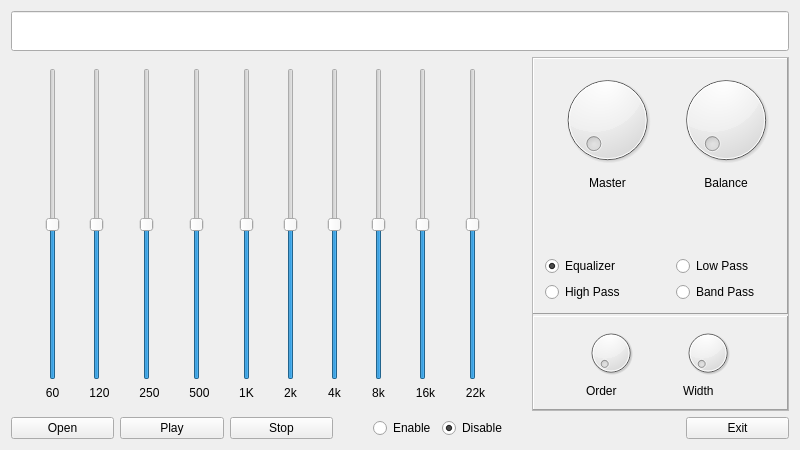
<?xml version="1.0" encoding="UTF-8"?>
<ui version="4.0">
 <class>MainWindow</class>
 <widget class="QMainWindow" name="MainWindow">
  <property name="geometry">
   <rect>
    <x>0</x>
    <y>0</y>
    <width>800</width>
    <height>450</height>
   </rect>
  </property>
  <property name="minimumSize">
   <size>
    <width>800</width>
    <height>450</height>
   </size>
  </property>
  <property name="maximumSize">
   <size>
    <width>800</width>
    <height>450</height>
   </size>
  </property>
  <property name="windowTitle">
   <string>MainWindow</string>
  </property>
  <widget class="QWidget" name="centralWidget">
   <property name="sizePolicy">
    <sizepolicy hsizetype="Preferred" vsizetype="Preferred">
     <horstretch>0</horstretch>
     <verstretch>0</verstretch>
    </sizepolicy>
   </property>
   <layout class="QGridLayout" name="gridLayout">
    <item row="0" column="0">
     <widget class="QLineEdit" name="LineNowPlaying">
      <property name="sizePolicy">
       <sizepolicy hsizetype="Expanding" vsizetype="Fixed">
        <horstretch>0</horstretch>
        <verstretch>0</verstretch>
       </sizepolicy>
      </property>
      <property name="minimumSize">
       <size>
        <width>0</width>
        <height>40</height>
       </size>
      </property>
      <property name="font">
       <font>
        <pointsize>15</pointsize>
       </font>
      </property>
      <property name="alignment">
       <set>Qt::AlignCenter</set>
      </property>
      <property name="readOnly">
       <bool>true</bool>
      </property>
     </widget>
    </item>
    <item row="1" column="0">
     <layout class="QHBoxLayout" name="horizontalLayout_2" stretch="4,2">
      <item>
       <widget class="QStackedWidget" name="StackedWidget">
        <property name="currentIndex">
         <number>0</number>
        </property>
        <widget class="QWidget" name="page">
         <layout class="QGridLayout" name="gridLayout_2">
          <item row="0" column="7">
           <widget class="QSlider" name="SliderGain7">
            <property name="maximum">
             <number>200</number>
            </property>
            <property name="value">
             <number>100</number>
            </property>
            <property name="orientation">
             <enum>Qt::Vertical</enum>
            </property>
           </widget>
          </item>
          <item row="0" column="8">
           <widget class="QSlider" name="SliderGain8">
            <property name="maximum">
             <number>200</number>
            </property>
            <property name="value">
             <number>100</number>
            </property>
            <property name="orientation">
             <enum>Qt::Vertical</enum>
            </property>
           </widget>
          </item>
          <item row="0" column="9">
           <widget class="QSlider" name="SliderGain9">
            <property name="maximum">
             <number>200</number>
            </property>
            <property name="value">
             <number>100</number>
            </property>
            <property name="orientation">
             <enum>Qt::Vertical</enum>
            </property>
           </widget>
          </item>
          <item row="1" column="0">
           <widget class="QLabel" name="label_3">
            <property name="text">
             <string>60</string>
            </property>
            <property name="alignment">
             <set>Qt::AlignCenter</set>
            </property>
           </widget>
          </item>
          <item row="1" column="1">
           <widget class="QLabel" name="label_4">
            <property name="text">
             <string>120</string>
            </property>
            <property name="alignment">
             <set>Qt::AlignCenter</set>
            </property>
           </widget>
          </item>
          <item row="1" column="2">
           <widget class="QLabel" name="label_5">
            <property name="text">
             <string>250</string>
            </property>
            <property name="alignment">
             <set>Qt::AlignCenter</set>
            </property>
           </widget>
          </item>
          <item row="1" column="3">
           <widget class="QLabel" name="label_6">
            <property name="text">
             <string>500</string>
            </property>
            <property name="alignment">
             <set>Qt::AlignCenter</set>
            </property>
           </widget>
          </item>
          <item row="1" column="4">
           <widget class="QLabel" name="label_7">
            <property name="text">
             <string>1K</string>
            </property>
            <property name="alignment">
             <set>Qt::AlignCenter</set>
            </property>
           </widget>
          </item>
          <item row="1" column="5">
           <widget class="QLabel" name="label_8">
            <property name="text">
             <string>2k</string>
            </property>
            <property name="alignment">
             <set>Qt::AlignCenter</set>
            </property>
           </widget>
          </item>
          <item row="1" column="6">
           <widget class="QLabel" name="label_9">
            <property name="text">
             <string>4k</string>
            </property>
            <property name="alignment">
             <set>Qt::AlignCenter</set>
            </property>
           </widget>
          </item>
          <item row="1" column="7">
           <widget class="QLabel" name="label_10">
            <property name="text">
             <string>8k</string>
            </property>
            <property name="alignment">
             <set>Qt::AlignCenter</set>
            </property>
           </widget>
          </item>
          <item row="1" column="8">
           <widget class="QLabel" name="label_11">
            <property name="text">
             <string>16k</string>
            </property>
            <property name="alignment">
             <set>Qt::AlignCenter</set>
            </property>
           </widget>
          </item>
          <item row="1" column="9">
           <widget class="QLabel" name="label_12">
            <property name="text">
             <string>22k</string>
            </property>
            <property name="alignment">
             <set>Qt::AlignCenter</set>
            </property>
           </widget>
          </item>
          <item row="0" column="4">
           <widget class="QSlider" name="SliderGain4">
            <property name="maximum">
             <number>200</number>
            </property>
            <property name="value">
             <number>100</number>
            </property>
            <property name="orientation">
             <enum>Qt::Vertical</enum>
            </property>
           </widget>
          </item>
          <item row="0" column="5">
           <widget class="QSlider" name="SliderGain5">
            <property name="maximum">
             <number>200</number>
            </property>
            <property name="value">
             <number>100</number>
            </property>
            <property name="orientation">
             <enum>Qt::Vertical</enum>
            </property>
           </widget>
          </item>
          <item row="0" column="6">
           <widget class="QSlider" name="SliderGain6">
            <property name="maximum">
             <number>200</number>
            </property>
            <property name="value">
             <number>100</number>
            </property>
            <property name="orientation">
             <enum>Qt::Vertical</enum>
            </property>
           </widget>
          </item>
          <item row="0" column="3">
           <widget class="QSlider" name="SliderGain3">
            <property name="maximum">
             <number>200</number>
            </property>
            <property name="value">
             <number>100</number>
            </property>
            <property name="orientation">
             <enum>Qt::Vertical</enum>
            </property>
           </widget>
          </item>
          <item row="0" column="1">
           <widget class="QSlider" name="SliderGain1">
            <property name="maximum">
             <number>200</number>
            </property>
            <property name="value">
             <number>100</number>
            </property>
            <property name="orientation">
             <enum>Qt::Vertical</enum>
            </property>
           </widget>
          </item>
          <item row="0" column="0">
           <widget class="QSlider" name="SliderGain0">
            <property name="maximum">
             <number>200</number>
            </property>
            <property name="value">
             <number>100</number>
            </property>
            <property name="orientation">
             <enum>Qt::Vertical</enum>
            </property>
           </widget>
          </item>
          <item row="0" column="2">
           <widget class="QSlider" name="SliderGain2">
            <property name="maximum">
             <number>200</number>
            </property>
            <property name="value">
             <number>100</number>
            </property>
            <property name="orientation">
             <enum>Qt::Vertical</enum>
            </property>
           </widget>
          </item>
         </layout>
        </widget>
        <widget class="QWidget" name="page_2"/>
       </widget>
      </item>
      <item>
       <widget class="QFrame" name="frame">
        <property name="frameShape">
         <enum>QFrame::StyledPanel</enum>
        </property>
        <property name="frameShadow">
         <enum>QFrame::Sunken</enum>
        </property>
        <property name="lineWidth">
         <number>2</number>
        </property>
        <layout class="QVBoxLayout" name="verticalLayout">
         <property name="spacing">
          <number>2</number>
         </property>
         <property name="leftMargin">
          <number>0</number>
         </property>
         <property name="topMargin">
          <number>0</number>
         </property>
         <property name="rightMargin">
          <number>0</number>
         </property>
         <property name="bottomMargin">
          <number>0</number>
         </property>
         <item>
          <widget class="QFrame" name="frame_2">
           <property name="frameShape">
            <enum>QFrame::Panel</enum>
           </property>
           <property name="frameShadow">
            <enum>QFrame::Raised</enum>
           </property>
           <layout class="QGridLayout" name="gridLayout_3">
            <item row="0" column="0">
             <widget class="QDial" name="KnobMaster">
              <property name="sizePolicy">
               <sizepolicy hsizetype="Preferred" vsizetype="Preferred">
                <horstretch>3</horstretch>
                <verstretch>0</verstretch>
               </sizepolicy>
              </property>
             </widget>
            </item>
            <item row="5" column="0">
             <widget class="QRadioButton" name="RadioHigh">
              <property name="focusPolicy">
               <enum>Qt::NoFocus</enum>
              </property>
              <property name="text">
               <string>High Pass</string>
              </property>
             </widget>
            </item>
            <item row="1" column="0">
             <widget class="QLabel" name="label">
              <property name="sizePolicy">
               <sizepolicy hsizetype="Preferred" vsizetype="Preferred">
                <horstretch>1</horstretch>
                <verstretch>0</verstretch>
               </sizepolicy>
              </property>
              <property name="layoutDirection">
               <enum>Qt::LeftToRight</enum>
              </property>
              <property name="text">
               <string>Master</string>
              </property>
              <property name="alignment">
               <set>Qt::AlignCenter</set>
              </property>
             </widget>
            </item>
            <item row="4" column="0">
             <widget class="QRadioButton" name="RadioEqualizer">
              <property name="focusPolicy">
               <enum>Qt::NoFocus</enum>
              </property>
              <property name="text">
               <string>Equalizer</string>
              </property>
              <property name="checked">
               <bool>true</bool>
              </property>
             </widget>
            </item>
            <item row="4" column="1">
             <widget class="QRadioButton" name="RadioLow">
              <property name="focusPolicy">
               <enum>Qt::NoFocus</enum>
              </property>
              <property name="text">
               <string>Low Pass</string>
              </property>
             </widget>
            </item>
            <item row="1" column="1">
             <widget class="QLabel" name="label_2">
              <property name="sizePolicy">
               <sizepolicy hsizetype="Preferred" vsizetype="Preferred">
                <horstretch>0</horstretch>
                <verstretch>0</verstretch>
               </sizepolicy>
              </property>
              <property name="text">
               <string>Balance</string>
              </property>
              <property name="alignment">
               <set>Qt::AlignCenter</set>
              </property>
             </widget>
            </item>
            <item row="0" column="1">
             <widget class="QDial" name="KnobBalance">
              <property name="sizePolicy">
               <sizepolicy hsizetype="Preferred" vsizetype="Preferred">
                <horstretch>0</horstretch>
                <verstretch>0</verstretch>
               </sizepolicy>
              </property>
             </widget>
            </item>
            <item row="5" column="1">
             <widget class="QRadioButton" name="RadioBand">
              <property name="focusPolicy">
               <enum>Qt::NoFocus</enum>
              </property>
              <property name="text">
               <string>Band Pass</string>
              </property>
             </widget>
            </item>
            <item row="3" column="0">
             <spacer name="verticalSpacer_2">
              <property name="orientation">
               <enum>Qt::Vertical</enum>
              </property>
              <property name="sizeHint" stdset="0">
               <size>
                <width>20</width>
                <height>40</height>
               </size>
              </property>
             </spacer>
            </item>
            <item row="3" column="1">
             <spacer name="verticalSpacer">
              <property name="orientation">
               <enum>Qt::Vertical</enum>
              </property>
              <property name="sizeHint" stdset="0">
               <size>
                <width>20</width>
                <height>40</height>
               </size>
              </property>
             </spacer>
            </item>
           </layout>
          </widget>
         </item>
         <item>
          <widget class="QFrame" name="frame_3">
           <property name="frameShape">
            <enum>QFrame::Panel</enum>
           </property>
           <property name="frameShadow">
            <enum>QFrame::Raised</enum>
           </property>
           <property name="midLineWidth">
            <number>0</number>
           </property>
           <layout class="QGridLayout" name="gridLayout_4">
            <item row="0" column="0">
             <widget class="QDial" name="dial_3">
              <property name="maximumSize">
               <size>
                <width>50</width>
                <height>50</height>
               </size>
              </property>
             </widget>
            </item>
            <item row="0" column="1">
             <widget class="QDial" name="dial_4">
              <property name="maximumSize">
               <size>
                <width>50</width>
                <height>50</height>
               </size>
              </property>
             </widget>
            </item>
            <item row="1" column="0">
             <widget class="QLabel" name="label_13">
              <property name="text">
               <string>Order</string>
              </property>
             </widget>
            </item>
            <item row="1" column="1">
             <widget class="QLabel" name="label_14">
              <property name="text">
               <string>Width</string>
              </property>
             </widget>
            </item>
           </layout>
          </widget>
         </item>
        </layout>
       </widget>
      </item>
     </layout>
    </item>
    <item row="2" column="0">
     <layout class="QHBoxLayout" name="horizontalLayout" stretch="3,3,3,1,1,1,5,3">
      <item>
       <widget class="QPushButton" name="ButtonOpen">
        <property name="text">
         <string>Open</string>
        </property>
       </widget>
      </item>
      <item>
       <widget class="QPushButton" name="ButtonPlay">
        <property name="text">
         <string>Play</string>
        </property>
       </widget>
      </item>
      <item>
       <widget class="QPushButton" name="ButtonStop">
        <property name="text">
         <string>Stop</string>
        </property>
       </widget>
      </item>
      <item>
       <spacer name="horizontalSpacer_2">
        <property name="orientation">
         <enum>Qt::Horizontal</enum>
        </property>
        <property name="sizeHint" stdset="0">
         <size>
          <width>40</width>
          <height>20</height>
         </size>
        </property>
       </spacer>
      </item>
      <item>
       <widget class="QRadioButton" name="RadioEnable">
        <property name="focusPolicy">
         <enum>Qt::NoFocus</enum>
        </property>
        <property name="text">
         <string>Enable</string>
        </property>
        <attribute name="buttonGroup">
         <string notr="true">buttonGroup</string>
        </attribute>
       </widget>
      </item>
      <item>
       <widget class="QRadioButton" name="RadioDisable">
        <property name="focusPolicy">
         <enum>Qt::NoFocus</enum>
        </property>
        <property name="text">
         <string>Disable</string>
        </property>
        <property name="checked">
         <bool>true</bool>
        </property>
        <attribute name="buttonGroup">
         <string notr="true">buttonGroup</string>
        </attribute>
       </widget>
      </item>
      <item>
       <spacer name="horizontalSpacer">
        <property name="orientation">
         <enum>Qt::Horizontal</enum>
        </property>
        <property name="sizeHint" stdset="0">
         <size>
          <width>40</width>
          <height>20</height>
         </size>
        </property>
       </spacer>
      </item>
      <item>
       <widget class="QPushButton" name="ButtonExit">
        <property name="text">
         <string>Exit</string>
        </property>
       </widget>
      </item>
     </layout>
    </item>
   </layout>
  </widget>
 </widget>
 <layoutdefault spacing="6" margin="11"/>
 <resources/>
 <connections/>
 <buttongroups>
  <buttongroup name="buttonGroup"/>
 </buttongroups>
</ui>
